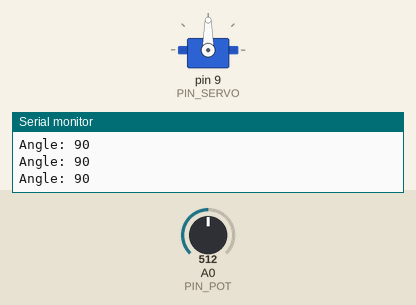
Simulated run of this sketch. Board: Arduino Uno, built with avr-gcc and run on an emulated ATmega328P. On the bench: servo, the last lines printed to the serial monitor. The inputs (shaded band) are chosen by the test bench; at power-on: A0 (PIN_POT) = 512.

Above: at 1.2 s.
1.3 s: A0 (PIN_POT) set to 716
At 2.1 s:
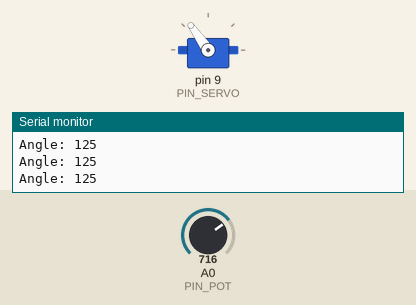
2.8 s: A0 (PIN_POT) set to 61
At 4.0 s:
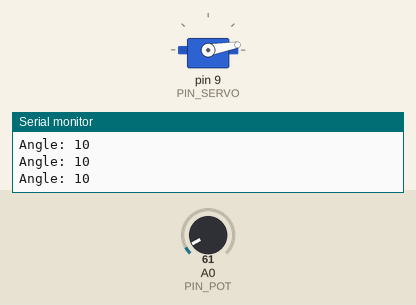
4.3 s: A0 (PIN_POT) set to 53
At 5.5 s:
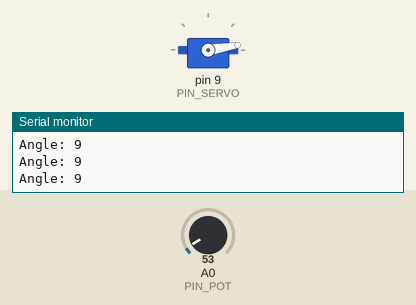
5.8 s: A0 (PIN_POT) set to 122
At 7.0 s:
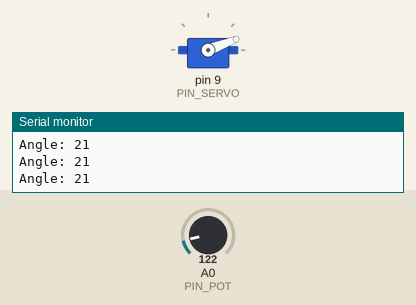
7.3 s: A0 (PIN_POT) set to 551
At 7.9 s:
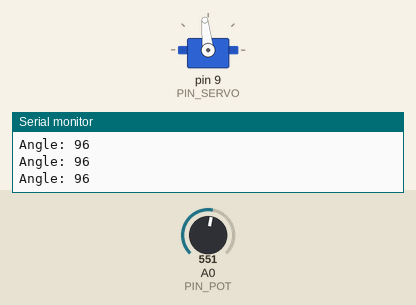
8.8 s: A0 (PIN_POT) set to 581
At 9.5 s:
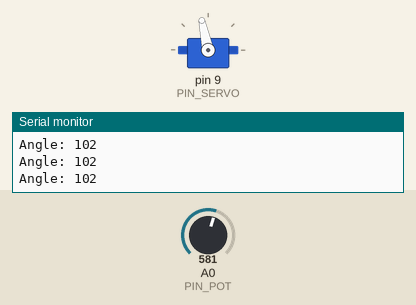
Timing chart, 0 to 11.3 s (numbered marks = the images above; inputs shaded):
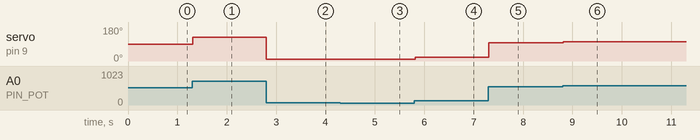

Measured:
- after the input at 1.3 s, servo on pin 9 (PIN_SERVO): 90° → 125° at once
- after the input at 2.8 s, servo on pin 9 (PIN_SERVO): 125° → 10° at once
- after the input at 4.3 s, servo on pin 9 (PIN_SERVO): 10° → 9° at once
- after the input at 5.8 s, servo on pin 9 (PIN_SERVO): 9° → 21° at once
- after the input at 7.3 s, servo on pin 9 (PIN_SERVO): 21° → 96° at once
- after the input at 8.8 s, servo on pin 9 (PIN_SERVO): 96° → 102° at once

The sketch:

08_Servo_Moteur.ino
```cpp
/*
 * =====================================================================
 *  Arduino Lab Nexus v6.1.0 STABLE  -  Servomoteur SG90
 * =====================================================================
 *  Explication : Balayage 0-180° d'un servomoteur, piloté par potentiomètre.
 *  Carte       : Arduino UNO / Nano (ATmega328P) - compatible Mega
 *  Moniteur    : 9600 bauds
 *
 *  Câblage :
 *   Arduino 5V     -> Servo fil rouge
 *   Arduino GND    -> Servo fil marron
 *   Arduino D9     -> Servo fil orange (signal)
 *   Arduino A0     -> Pot. curseur
 *   Arduino 5V     -> Pot. extrémité 1
 *   Arduino GND    -> Pot. extrémité 2
 *
 *  Bibliothèques requises (arduino-cli lib install "...") : Servo
 * =====================================================================
 */
// @libs: Servo

#include <Servo.h>

const uint8_t PIN_SERVO = 9;
const uint8_t PIN_POT   = A0;
Servo servo;

void setup() {
  servo.attach(PIN_SERVO);
  Serial.begin(9600);
  Serial.println(F("[08] Servo pret"));
}

void loop() {
  int angle = map(analogRead(PIN_POT), 0, 1023, 0, 180);
  servo.write(angle);
  Serial.print(F("Angle: ")); Serial.println(angle);
  delay(20);                             // période servo standard ~20 ms
}
```
